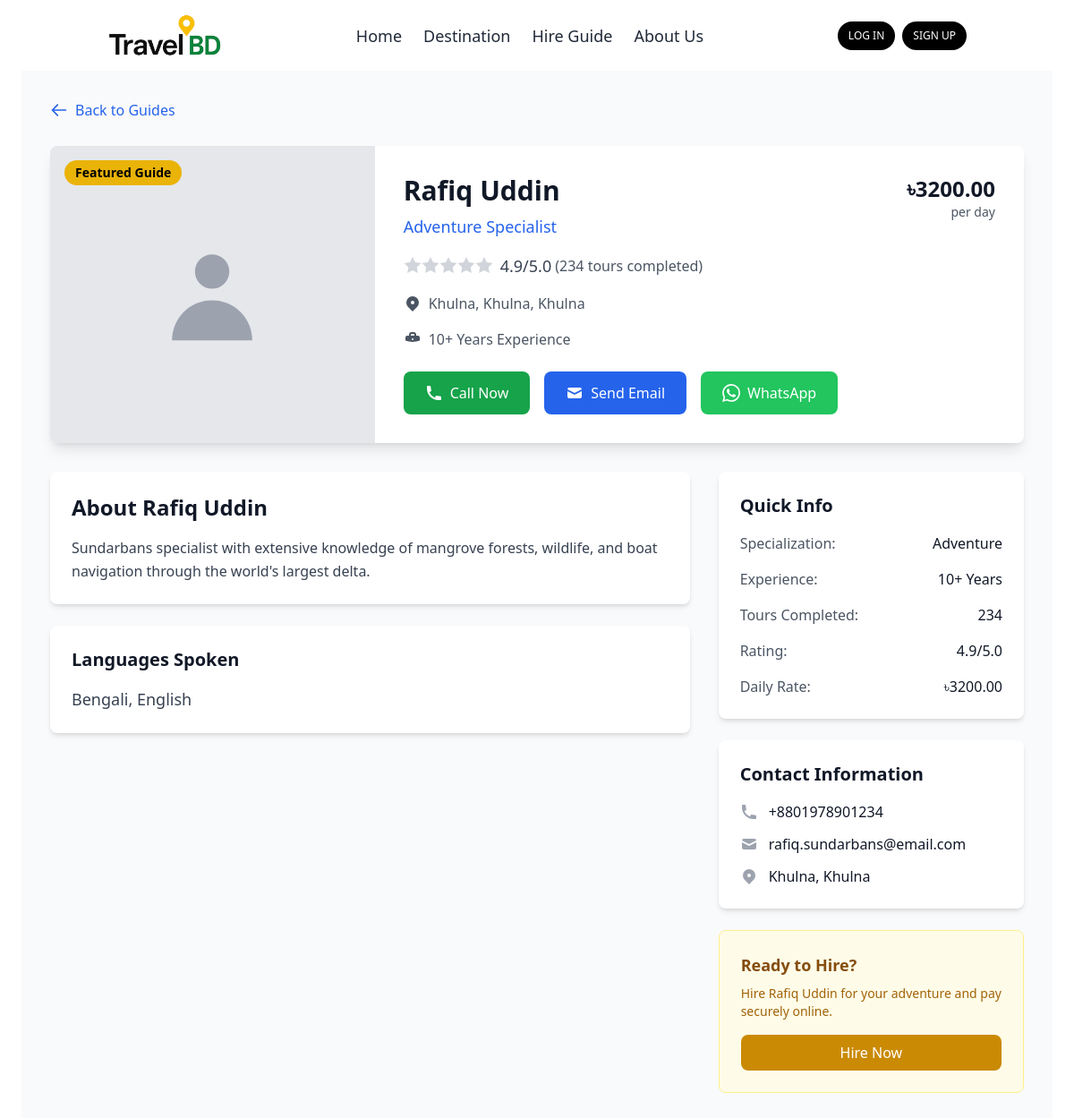
The page /hire-guide/rafiq-uddin/ on the database its author committed.
### hire_guide/models.py (models this page shows, shortened)
class Guide(models.Model):
    CATEGORY_CHOICES = [
        ('beach', 'Beach'),
        ('mountain', 'Mountain'),
        ('historical', 'Historical'),
        ('cultural', 'Cultural'),
        ('adventure', 'Adventure'),
        ('religious', 'Religious'),
    ]
    EXPERIENCE_CHOICES = [
        ('beginner', '1-2 Years'),
        ('intermediate', '3-5 Years'),
        ('experienced', '6-10 Years'),
        ('expert', '10+ Years'),
    ]
    name = models.CharField(max_length=200)
    slug = models.SlugField(max_length=250, unique=True, blank=True)
    bio = models.TextField()
    short_bio = models.TextField(max_length=300, blank=True)
    location = models.CharField(max_length=200)
    district = models.CharField(max_length=100)
    division = models.CharField(max_length=100)
    specialization = models.CharField(max_length=20, choices=CATEGORY_CHOICES)
    experience_level = models.CharField(max_length=20, choices=EXPERIENCE_CHOICES, default='beginner')
    phone = models.CharField(max_length=15)
    email = models.EmailField(blank=True)
    daily_rate = models.DecimalField(max_digits=10, decimal_places=2)
    languages = models.CharField(max_length=100, help_text="Comma-separated languages")
    profile_image = models.ImageField(upload_to='guides/', blank=True, null=True)
    rating = models.DecimalField(max_digits=3, decimal_places=1, default=0.0)
    total_tours = models.IntegerField(default=0)
    featured = models.BooleanField(default=False)
    is_active = models.BooleanField(default=True)
    created_at = models.DateTimeField(auto_now_add=True)
    updated_at = models.DateTimeField(auto_now=True)
    class Meta:
        ordering = ['-rating', 'name']

### hire_guide/views.py (the view, shortened to what this page needs)
# urls.py: path('<slug:slug>/', views.guide_detail, name='guide_detail'),
def guide_detail(request, slug):
    guide = get_object_or_404(Guide, slug=slug, is_active=True)
    context = {
        'guide': guide,
        'today': timezone.now().date(),
    }
    return render(request, 'guide_detail.html', context)

### templates/guide_detail.html (shortened to what this page needs)
{% extends 'base.html' %} {% load static %} {% block body %}
<div class="min-h-screen bg-gray-50 py-8">
  <div class="max-w-6xl mx-auto px-4 sm:px-6 lg:px-8">
    <div class="mb-6">
      <a
        href="{% url 'hire_guide:guides' %}"
        class="inline-flex items-center text-blue-600 hover:text-blue-800 transition duration-200"
      >
        <svg
          class="w-5 h-5 mr-2"
          fill="none"
          stroke="currentColor"
          viewBox="0 0 24 24"
        >
          <path
            stroke-linecap="round"
            stroke-linejoin="round"
            stroke-width="2"
            d="M10 19l-7-7m0 0l7-7m-7 7h18"
          ></path>
        </svg>
        Back to Guides
      </a>
    </div>
    <div class="bg-white rounded-lg shadow-lg overflow-hidden mb-8">
      <div class="md:flex">
        <div class="md:w-1/3">
          <div class="h-64 md:h-full relative">
            {% if guide.profile_image %}
            <img
              src="{{ guide.profile_image.url }}"
              alt="{{ guide.name }}"
              class="w-full h-full object-cover"
            />
            {% else %}
            <div
              class="w-full h-full bg-gray-200 flex items-center justify-center"
            >
              <svg
                class="w-32 h-32 text-gray-400"
                fill="currentColor"
                viewBox="0 0 20 20"
              >
                <path
                  fill-rule="evenodd"
                  d="M10 9a3 3 0 100-6 3 3 0 000 6zm-7 9a7 7 0 1114 0H3z"
                  clip-rule="evenodd"
                ></path>
              </svg>
            </div>
            {% endif %} {% if guide.featured %}
            <span
              class="absolute top-4 left-4 bg-yellow-500 text-black px-3 py-1 rounded-full text-sm font-semibold"
            >
              Featured Guide
            </span>
            {% endif %}
          </div>
        </div>
        <div class="md:w-2/3 p-8">
          <div class="flex justify-between items-start mb-4">
            <div>
              <h1 class="text-3xl font-bold text-gray-900 mb-2">
                {{ guide.name }}
              </h1>
              <p class="text-lg text-blue-600 font-medium">
                {{ guide.get_specialization_display }} Specialist
              </p>
            </div>
            <div class="text-right">
              <div class="text-2xl font-bold text-gray-900">
                ৳{{ guide.daily_rate }}
              </div>
              <div class="text-sm text-gray-600">per day</div>
            </div>
          </div>
          <div class="flex items-center mb-4">
            <div class="flex items-center">
              {% for i in "12345" %} {% if guide.rating >= i|floatformat:0 %}
              <svg
                class="w-5 h-5 text-yellow-400 fill-current"
                viewBox="0 0 20 20"
              >
                <path
                  d="M10 15l-5.878 3.09 1.123-6.545L.489 6.91l6.572-.955L10 0l2.939 5.955 6.572.955-4.756 4.635 1.123 6.545z"
                />
              </svg>
              {% else %}
              <svg
                class="w-5 h-5 text-gray-300 fill-current"
                viewBox="0 0 20 20"
              >
                <path
                  d="M10 15l-5.878 3.09 1.123-6.545L.489 6.91l6.572-.955L10 0l2.939 5.955 6.572.955-4.756 4.635 1.123 6.545z"
                />
              </svg>
              {% endif %} {% endfor %}
              <span class="ml-2 text-lg text-gray-700"
                >{{ guide.rating }}/5.0</span
              >
              <span class="ml-1 text-gray-600"
                >({{ guide.total_tours }} tours completed)</span
              >
            </div>
          </div>
          <div class="flex items-center text-gray-600 mb-4">
            <svg class="w-5 h-5 mr-2" fill="currentColor" viewBox="0 0 20 20">
              <path
                fill-rule="evenodd"
                d="M5.05 4.05a7 7 0 119.9 9.9L10 18.9l-4.95-4.95a7 7 0 010-9.9zM10 11a2 2 0 100-4 2 2 0 000 4z"
                clip-rule="evenodd"
              ></path>
            </svg>
            <span
              >{{ guide.location }}, {{ guide.district }},
              <span>{{ guide.division }}</span></span
            >
          </div>
          <div class="flex items-center text-gray-600 mb-6">
            <span>{{ guide.get_experience_level_display }} Experience</span>
          </div>
          <div class="flex flex-wrap gap-4">
            <a
              href="tel:{{ guide.phone }}"
              class="inline-flex items-center px-6 py-3 bg-green-600 text-white rounded-lg hover:bg-green-700 transition duration-200 font-medium"
            >
              <svg class="w-5 h-5 mr-2" fill="currentColor" viewBox="0 0 20 20">
                <path
                  d="M2 3a1 1 0 011-1h2.153a1 1 0 01.986.836l.74 4.435a1 1 0 01-.54 1.06l-1.548.773a11.037 11.037 0 006.105 6.105l.774-1.548a1 1 0 011.059-.54l4.435.74a1 1 0 01.836.986V17a1 1 0 01-1 1h-2C7.82 18 2 12.18 2 5V3z"
                ></path>
              </svg>
              Call Now
            </a>
            {% if guide.email %}
            <a
              href="mailto:{{ guide.email }}"
              class="inline-flex items-center px-6 py-3 bg-blue-600 text-white rounded-lg hover:bg-blue-700 transition duration-200 font-medium"
            >
              <svg class="w-5 h-5 mr-2" fill="currentColor" viewBox="0 0 20 20">
                <path
                  d="M2.003 5.884L10 9.882l7.997-3.998A2 2 0 0016 4H4a2 2 0 00-1.997 1.884z"
                ></path>
                <path
                  d="M18 8.118l-8 4-8-4V14a2 2 0 002 2h12a2 2 0 002-2V8.118z"
                ></path>
              </svg>
              Send Email
            </a>
            {% endif %}
            <a
              href="https://wa.me/{{ guide.phone|slice:'1:' }}"
              target="_blank"
              class="inline-flex items-center px-6 py-3 bg-green-500 text-white rounded-lg hover:bg-green-600 transition duration-200 font-medium"
            >
              WhatsApp
            </a>
          </div>
        </div>
      </div>
    </div>
    <div class="grid grid-cols-1 lg:grid-cols-3 gap-8">
      <div class="lg:col-span-2">
        <div class="bg-white rounded-lg shadow-md p-6 mb-6">
          <h2 class="text-2xl font-bold text-gray-900 mb-4">
            About {{ guide.name }}
          </h2>
          <p class="text-gray-700 leading-relaxed">{{ guide.bio }}</p>
        </div>
        <div class="bg-white rounded-lg shadow-md p-6">
          <h3 class="text-xl font-bold text-gray-900 mb-4">Languages Spoken</h3>
          <p class="text-gray-700 text-lg">{{ guide.languages }}</p>
        </div>
      </div>
      <div class="space-y-6">
        <div class="bg-white rounded-lg shadow-md p-6">
          <h3 class="text-xl font-bold text-gray-900 mb-4">Quick Info</h3>
          <div class="space-y-4">
            <div class="flex justify-between">
              <span class="text-gray-600">Specialization:</span>
              <span class="font-medium text-gray-900"
                >{{ guide.get_specialization_display }}</span
              >
            </div>
            <div class="flex justify-between">
              <span class="text-gray-600">Experience:</span>
              <span class="font-medium text-gray-900"
                >{{ guide.get_experience_level_display }}</span
              >
            </div>
            <div class="flex justify-between">
              <span class="text-gray-600">Tours Completed:</span>
              <span class="font-medium text-gray-900"
                >{{ guide.total_tours }}</span
              >
            </div>
            <div class="flex justify-between">
              <span class="text-gray-600">Rating:</span>
              <span class="font-medium text-gray-900"
                >{{ guide.rating }}/5.0</span
              >
            </div>
            <div class="flex justify-between">
              <span class="text-gray-600">Daily Rate:</span>
              <span class="font-medium text-gray-900"
                >৳{{ guide.daily_rate }}</span
              >
            </div>
          </div>
        </div>
        <div class="bg-white rounded-lg shadow-md p-6">
          <h3 class="text-xl font-bold text-gray-900 mb-4">
            Contact Information
          </h3>
          <div class="space-y-3">
            <div class="flex items-center">
              <svg
                class="w-5 h-5 text-gray-400 mr-3"
                fill="currentColor"
                viewBox="0 0 20 20"
              >
                <path
                  d="M2 3a1 1 0 011-1h2.153a1 1 0 01.986.836l.74 4.435a1 1 0 01-.54 1.06l-1.548.773a11.037 11.037 0 006.105 6.105l.774-1.548a1 1 0 011.059-.54l4.435.74a1 1 0 01.836.986V17a1 1 0 01-1 1h-2C7.82 18 2 12.18 2 5V3z"
                ></path>
              </svg>
              <span class="text-gray-900">{{ guide.phone }}</span>
            </div>
            {% if guide.email %}
            <div class="flex items-center">
              <svg
                class="w-5 h-5 text-gray-400 mr-3"
                fill="currentColor"
                viewBox="0 0 20 20"
              >
                <path
                  d="M2.003 5.884L10 9.882l7.997-3.998A2 2 0 0016 4H4a2 2 0 00-1.997 1.884z"
                ></path>
                <path
                  d="M18 8.118l-8 4-8-4V14a2 2 0 002 2h12a2 2 0 002-2V8.118z"
                ></path>
              </svg>
              <span class="text-gray-900">{{ guide.email }}</span>
            </div>
            {% endif %}
            <div class="flex items-center">
              <svg
                class="w-5 h-5 text-gray-400 mr-3"
                fill="currentColor"
                viewBox="0 0 20 20"
              >
                <path
                  fill-rule="evenodd"
                  d="M5.05 4.05a7 7 0 119.9 9.9L10 18.9l-4.95-4.95a7 7 0 010-9.9zM10 11a2 2 0 100-4 2 2 0 000 4z"
                  clip-rule="evenodd"
                ></path>
              </svg>
              <span class="text-gray-900"
                >{{ guide.location }}, {{ guide.district }}</span
              >
            </div>
          </div>
        </div>
        <div class="bg-yellow-50 border border-yellow-200 rounded-lg p-6">
          <h3 class="text-lg font-semibold text-yellow-800 mb-2">
            Ready to Hire?
          </h3>
          <p class="text-yellow-700 text-sm mb-4">
            Hire {{ guide.name }} for your adventure and pay securely online.
          </p>
          <button
            onclick="openBookingModal()"
            class="w-full inline-flex justify-center items-center px-4 py-2 bg-yellow-600 text-white rounded-lg hover:bg-yellow-700 transition duration-200 font-medium"
          >
            Hire Now
          </button>
        </div>
      </div>
    </div>
  </div>
</div>
{% endblock %}

### rows shown on the page
Guide: name "Rafiq Uddin", specialization "Adventure", daily_rate "3200.00", rating "4.9", total_tours "234", location "Khulna", district "Khulna", division "Khulna", experience_level "10+ Years", bio "Sundarbans specialist with extensive knowledge of mangrove forests, wildlife, and boat navigation through the world's largest delta.", languages "Bengali, English", phone "+8801978901234", email "rafiq.sundarbans@email.com"
